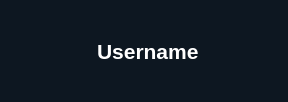
            <widget class="QGroupBox" name="groupBox_9">
             <property name="styleSheet">
              <string notr="true">background-color:#0D1721;
border:none;
color:white;
border-radius:10px;</string>
             </property>
             <property name="title">
              <string/>
             </property>
             <layout class="QHBoxLayout" name="horizontalLayout_21">
              <item>
               <layout class="QHBoxLayout" name="horizontalLayout_12">
                <item>
                 <widget class="QLabel" name="label_35">
                  <property name="minimumSize">
                   <size>
                    <width>80</width>
                    <height>80</height>
                   </size>
                  </property>
                  <property name="maximumSize">
                   <size>
                    <width>80</width>
                    <height>80</height>
                   </size>
                  </property>
                  <property name="text">
                   <string/>
                  </property>
                  <property name="pixmap">
                   <pixmap resource="Resc.qrc">:/Pictures/Green Tablet login-cuate.svg</pixmap>
                  </property>
                  <property name="scaledContents">
                   <bool>true</bool>
                  </property>
                 </widget>
                </item>
                <item>
                 <widget class="QLabel" name="DUsername">
                  <property name="minimumSize">
                   <size>
                    <width>0</width>
                    <height>0</height>
                   </size>
                  </property>
                  <property name="maximumSize">
                   <size>
                    <width>334234</width>
                    <height>234234</height>
                   </size>
                  </property>
                  <property name="font">
                   <font>
                    <family>Segoe UI</family>
                    <pointsize>16</pointsize>
                    <bold>true</bold>
                   </font>
                  </property>
                  <property name="text">
                   <string>Username</string>
                  </property>
                 </widget>
                </item>
                <item>
                 <spacer name="horizontalSpacer_2">
                  <property name="orientation">
                   <enum>Qt::Orientation::Horizontal</enum>
                  </property>
                  <property name="sizeHint" stdset="0">
                   <size>
                    <width>40</width>
                    <height>20</height>
                   </size>
                  </property>
                 </spacer>
                </item>
                <item>
                 <widget class="QPushButton" name="NotificationButton">
                  <property name="cursor">
                   <cursorShape>PointingHandCursor</cursorShape>
                  </property>
                  <property name="text">
                   <string/>
                  </property>
                  <property name="icon">
                   <iconset resource="Resc.qrc">
                    <normaloff>:/Icons/whiteNotifications.ico</normaloff>:/Icons/whiteNotifications.ico</iconset>
                  </property>
                  <property name="iconSize">
                   <size>
                    <width>40</width>
                    <height>40</height>
                   </size>
                  </property>
                 </widget>
                </item>
               </layout>
              </item>
             </layout>
            </widget>
